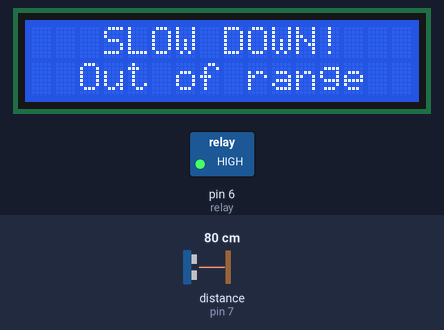
Bench run of a sketch on a simulated Arduino Uno, built with avr-gcc and run on an emulated ATmega328P. Parts: 16×2 character LCD, switched loads named in the sketch (green lamp = pin HIGH). Wiring (inferred from the names in the program): ultrasonic range finder: trigger pin 8; echo pin 7. The inputs (shaded band) are chosen by the test bench; at power-on: distance to the obstacle (sensor on pin 7) 80 cm. The echo pulse lasts 58.3 µs per cm; pins used as bus, display or sensor lines are not drawn.

Above: at 1.2 s.
1.3 s: distance to the obstacle (sensor on pin 7) set to 18 cm
At 2.0 s:
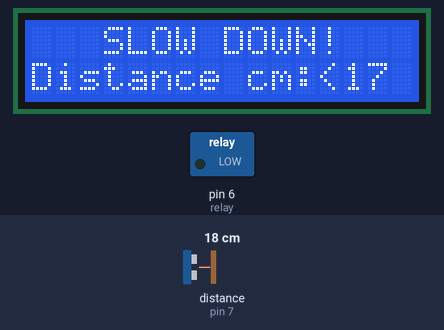
3.6 s: distance to the obstacle (sensor on pin 7) set to 14 cm
At 4.0 s:
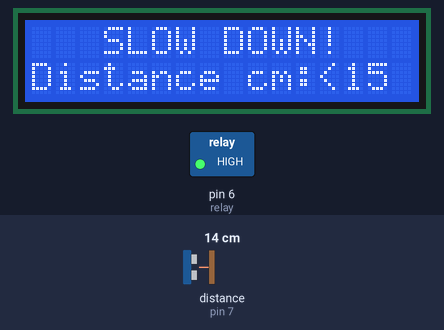
5.2 s: distance to the obstacle (sensor on pin 7) set to 35 cm
At 5.9 s:
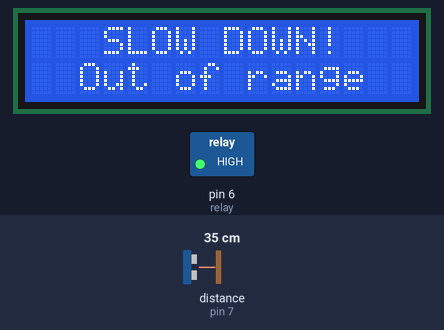
6.7 s: distance to the obstacle (sensor on pin 7) set to 2 cm
At 7.9 s:
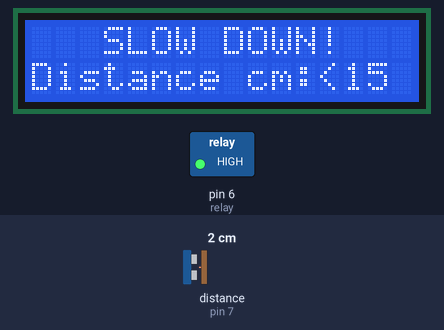
Timing chart, 0 to 9.3 s (numbered marks = the images above; inputs shaded):
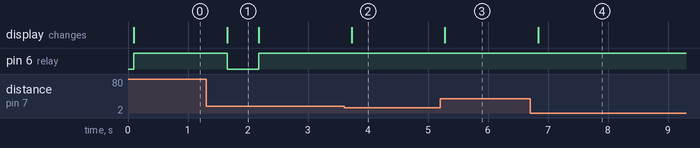

The sketch:

TEST.ino
```cpp
#include <Wire.h>
#include <LiquidCrystal_I2C.h>
const int trig = 8;  // Chân trig nối với chân số 8
const int echo = 7;  // Chân echo nối với chân số 7
const int relay = 6; // Chân điều khiển relay
unsigned long thoigian;  // Thời gian là kiểu số nguyên
int khoangcach;          // Khoảng cách là kiểu số nguyên
int khoangcachtruoc = 0; // Khởi tạo khoảng cách trước là 0
LiquidCrystal_I2C lcd(0x27,16,2); // LCD 16x2, địa chỉ I2C là 0x27
void setup() {
  Serial.begin(9600); // Mở cổng Serial ở 9600
  pinMode(trig, OUTPUT); // Chân trig là chân xuất
  pinMode(echo, INPUT);  // Chân echo là chân nhập
  pinMode(relay, OUTPUT); // Chân điều khiển relay là chân xuất
  lcd.init();       // Khởi động LCD
  lcd.backlight();  // Bật đèn nền
  lcd.setCursor(3,0);
  lcd.print("SLOW DOWN!");
}
void loop() {
  // Phát xung từ chân trig, có độ rộng là 10ms
  digitalWrite(trig, LOW);
  delayMicroseconds(2);
  digitalWrite(trig, HIGH);
  delayMicroseconds(10);
  digitalWrite(trig, LOW);
  // Nhận xung phản xạ tại chân echo
  thoigian = pulseIn(echo, HIGH);
  // Tính khoảng cách đến vật thể (đơn vị là cm)
  khoangcach = int(thoigian / 2 / 29.412);
  // Kiểm tra các điều kiện khoảng cách
  if (khoangcach < 15) {
    // Khi khoảng cách nhỏ hơn 15 cm
    lcd.setCursor(0,1);
    lcd.print("Distance cm:<15 ");
    digitalWrite(relay, HIGH); // TẮT relay
  }
  else if (khoangcach < khoangcachtruoc && khoangcach <= 40) {
    // Khi khoảng cách trong khoảng 15-40 cm và nhỏ hơn khoảng cách trước đó
    lcd.setCursor(0,1);
    lcd.print("Distance cm:<");
    lcd.print(khoangcach);
    lcd.print("   ");
    digitalWrite(relay, LOW); // Bật relay
  }
  else {
    // Khi xe đi xa hoặc nằm ngoài phạm vi
    lcd.setCursor(0,1);
    lcd.print("  Out of range   ");
    digitalWrite(relay, HIGH); // Tắt relay
  }
  // Cập nhật khoảng cách trước
  khoangcachtruoc = khoangcach;
  delay(500); // Giảm độ nhạy cảm biến
}
```

Measured:
- the behaviour switches between 16 and 15 cm on distance to the obstacle (sensor on pin 7) (found by bisection; images 1 and 2)
- after the input at 1.3 s, pin 6 (relay): HIGH → LOW after 0.36 s, → HIGH 0.52 s later; the display: changes after 0.36 s (image 1)
- after the input at 3.6 s, the display: changes after 0.13 s (image 2)
- after the input at 5.2 s, the display: changes after 0.08 s (image 3)
- after the input at 6.7 s, the display: changes after 0.14 s (image 4)
- what the display in image 1 shows lasts 0.5 s, from 1.7 s to 2.2 s
